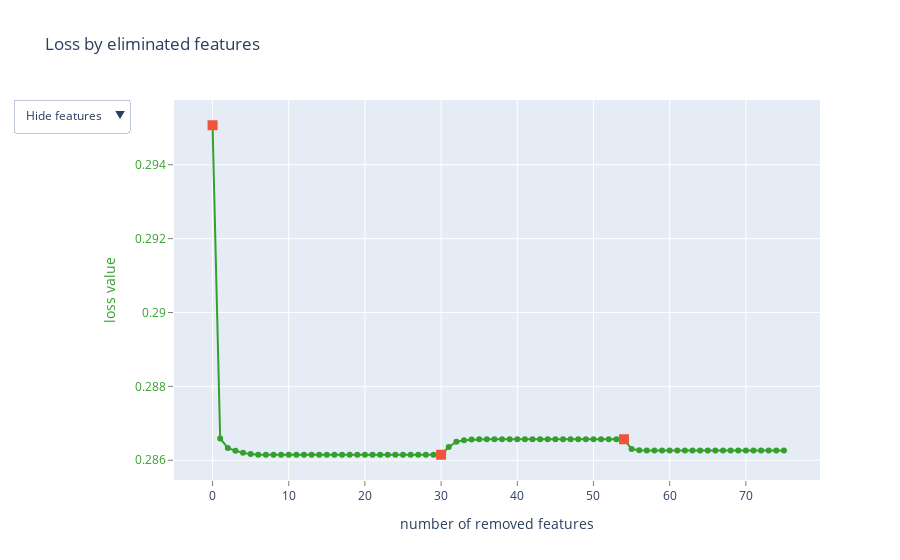

Notebook code cell kept with this figure:
### Code cell
ctb_params = dict(iterations=1200,
                  learning_rate=1.0,
                  depth=8,
                  l2_leaf_reg=30,
                  bootstrap_type='Bernoulli',
                  subsample=0.66,
                  loss_function='MAE',
                  eval_metric = 'MAE',
                  metric_period=100,
                  od_type='Iter',
                  od_wait=30,
                  task_type='GPU',
                  allow_writing_files=False,
                  )

print("Feature Elimination Performing.")
ctb_model = CatBoostRegressor(**ctb_params)

summary = ctb_model.select_features(
    BestNN_data_train[feature_name], BestNN_data_train_target,
    eval_set=[(BestNN_data_test[feature_name], BestNN_data_test_target)],
    features_for_select=feature_name,
    num_features_to_select=100,
    steps=3,
    algorithm=EFeaturesSelectionAlgorithm.RecursiveByShapValues,
    shap_calc_type=EShapCalcType.Regular,
    train_final_model=False,
    plot=True,
)

print("Valid Model Training on Selected Features Subset.")
# ne znam jel treba dva put
ctb_model = CatBoostRegressor(**ctb_params)

ctb_model.fit(
    BestNN_data_train[summary['selected_features_names']], BestNN_data_train_target,
    eval_set=[(BestNN_data_test[summary['selected_features_names']], BestNN_data_test_target)],
    use_best_model=True,
)

predictions = ctb_model.predict(BestNN_data_test[summary['selected_features_names']])
score = mean_absolute_error(predictions, BestNN_data_test_target)
print(f"Score {np.round(score, 4)}")

### Figure 1 — Plotly figure (JSON) as saved in the notebook; plotly's stock layout.template omitted (floating-point values rounded to 4 significant figures)
{"data": [{"line": {"color": "rgb(51,160,44)"}, "mode": "lines+markers", "name": "", "text": ["", "wap_advantage", "iwap_ret_6", "bid_size_quantile_0.25", "lag6_imbalance_buy_sell_flag", "imbalance_size_ret_1", "bid_size_diff_1", "stock_id", "seconds_in_bucket", "imbalance_size", "imbalance_buy_sell_flag", "reference_price", "matched_size", "far_price", "near_price", "bid_price", "bid_size", "ask_size", "wap", "iwap", "volume", "mid_price", "liquidity_imbalance", "all_size", "imbalance_size_for_buy_sell", "imbalance_momentum", "price_spread", "spread_intensity", "price_pressure", "market_urgency", "depth_pressure", "ask_size_diff_1", "all_prices_std", "all_prices_skew", "ask_size_diff_2", "ask_price_diff_1", "all_prices_mean", "all_sizes_mean", "all_sizes_std", "all_sizes_skew", "all_prices_kurt", "all_sizes_kurt", "wap_quantile_0.25", "imbalance_size_for_buy_sell_quantile_0.25", "ask_size_quantile_0.25", "wap_quantile_0.5", "imbalance_size_for_buy_sell_quantile_0.5", "bid_size_quantile_0.5", "ask_size_quantile_0.5", "wap_quantile_0.75", "imbalance_size_for_buy_sell_quantile_0.75", "bid_size_quantile_0.75", "ask_size_quantile_0.75", "far_price_reference_price_imb", "near_price_reference_price_imb", "lag10_imbalance_size", "matched_size_ret_6", "reference_price_ret_6", "ask_price_reference_price_imb", "bid_price_reference_price_imb", "far_price_near_price_imb", "ask_price_far_price_imb", "bid_price_far_price_imb", "far_price_wap_imb", "ask_price_near_price_imb", "bid_price_near_price_imb", "near_price_wap_imb", "ask_price_bid_price_imb", "ask_price_wap_imb", "bid_price_wap_imb", "bid_size_matched_size_imb", "ask_size_matched_size_imb", "imbalance_size_matched_size_imb", "ask_size_bid_size_imb", "bid_size_imbalance_size_imb", "lag1_matched_size"], "x": [0, 1, 2, 3, 4, 5, 6, 7, 8, 9, 10, 11, 12, 13, 14, 15, 16, 17, 18, 19, 20, 21, 22, 23, 24, 25, 26, 27, 28, 29, 30, 31, 32, 33, 34, 35, 36, 37, 38, 39, 40, 41, 42, 43, 44, 45, 46, 47, 48, 49, 50, 51, 52, 53, 54, 55, 56, 57, 58, 59, 60, 61, 62, 63, 64, 65, 66, 67, 68, 69, 70, 71, 72, 73, 74, 75], "y": [0.2951, 0.2866, 0.2863, 0.2863, 0.2862, 0.2862, 0.2861, 0.2861, 0.2861, 0.2861, 0.2861, 0.2861, 0.2861, 0.2861, 0.2861, 0.2861, 0.2861, 0.2861, 0.2861, 0.2861, 0.2861, 0.2861, 0.2861, 0.2861, 0.2861, 0.2861, 0.2861, 0.2861, 0.2861, 0.2861, 0.2861, 0.2864, 0.2865, 0.2865, 0.2866, 0.2866, 0.2866, 0.2866, 0.2866, 0.2866, 0.2866, 0.2866, 0.2866, 0.2866, 0.2866, 0.2866, 0.2866, 0.2866, 0.2866, 0.2866, 0.2866, 0.2866, 0.2866, 0.2866, 0.2866, 0.2863, 0.2863, 0.2863, 0.2863, 0.2863, 0.2863, 0.2863, 0.2863, 0.2863, 0.2863, 0.2863, 0.2863, 0.2863, 0.2863, 0.2863, 0.2863, 0.2863, 0.2863, 0.2863, 0.2863, 0.2863], "type": "scatter"}, {"marker": {"size": 10, "symbol": "square"}, "mode": "markers", "name": "", "text": ["", "depth_pressure", "near_price_reference_price_imb"], "x": [0, 30, 54], "y": [0.2951, 0.2861, 0.2866], "type": "scatter"}, {"mode": "text", "name": "", "text": ["", "27", "114", "38", "87", "100", "122", "0", "1", "2", "3", "4", "5", "6", "7", "8", "9", "11", "12", "14", "15", "16", "17", "19", "20", "21", "22", "23", "24", "25", "26", "121", "30", "32", "129", "119", "28", "29", "31", "33", "34", "35", "36", "37", "39", "40", "41", "42", "43", "44", "45", "46", "47", "48", "49", "78", "111", "113", "50", "51", "53", "54", "55", "56", "57", "58", "59", "60", "61", "62", "63", "64", "65", "66", "67", "69"], "textfont": {"color": "rgb(51,160,44)", "family": "sans serif", "size": 18}, "textposition": "bottom center", "visible": false, "x": [0, 1, 2, 3, 4, 5, 6, 7, 8, 9, 10, 11, 12, 13, 14, 15, 16, 17, 18, 19, 20, 21, 22, 23, 24, 25, 26, 27, 28, 29, 30, 31, 32, 33, 34, 35, 36, 37, 38, 39, 40, 41, 42, 43, 44, 45, 46, 47, 48, 49, 50, 51, 52, 53, 54, 55, 56, 57, 58, 59, 60, 61, 62, 63, 64, 65, 66, 67, 68, 69, 70, 71, 72, 73, 74, 75], "y": [0.2951, 0.2866, 0.2863, 0.2863, 0.2862, 0.2862, 0.2861, 0.2861, 0.2861, 0.2861, 0.2861, 0.2861, 0.2861, 0.2861, 0.2861, 0.2861, 0.2861, 0.2861, 0.2861, 0.2861, 0.2861, 0.2861, 0.2861, 0.2861, 0.2861, 0.2861, 0.2861, 0.2861, 0.2861, 0.2861, 0.2861, 0.2864, 0.2865, 0.2865, 0.2866, 0.2866, 0.2866, 0.2866, 0.2866, 0.2866, 0.2866, 0.2866, 0.2866, 0.2866, 0.2866, 0.2866, 0.2866, 0.2866, 0.2866, 0.2866, 0.2866, 0.2866, 0.2866, 0.2866, 0.2866, 0.2863, 0.2863, 0.2863, 0.2863, 0.2863, 0.2863, 0.2863, 0.2863, 0.2863, 0.2863, 0.2863, 0.2863, 0.2863, 0.2863, 0.2863, 0.2863, 0.2863, 0.2863, 0.2863, 0.2863, 0.2863], "type": "scatter"}, {"mode": "text", "name": "", "text": ["", "wap_advantage", "iwap_ret_6", "bid_size_quantile_0.25", "lag6_imbalance_buy_sell_flag", "imbalance_size_ret_1", "bid_size_diff_1", "stock_id", "seconds_in_bucket", "imbalance_size", "imbalance_buy_sell_flag", "reference_price", "matched_size", "far_price", "near_price", "bid_price", "bid_size", "ask_size", "wap", "iwap", "volume", "mid_price", "liquidity_imbalance", "all_size", "imbalance_size_for_buy_sell", "imbalance_momentum", "price_spread", "spread_intensity", "price_pressure", "market_urgency", "depth_pressure", "ask_size_diff_1", "all_prices_std", "all_prices_skew", "ask_size_diff_2", "ask_price_diff_1", "all_prices_mean", "all_sizes_mean", "all_sizes_std", "all_sizes_skew", "all_prices_kurt", "all_sizes_kurt", "wap_quantile_0.25", "imbalance_size_for_buy_sell_quantile_0.25", "ask_size_quantile_0.25", "wap_quantile_0.5", "imbalance_size_for_buy_sell_quantile_0.5", "bid_size_quantile_0.5", "ask_size_quantile_0.5", "wap_quantile_0.75", "imbalance_size_for_buy_sell_quantile_0.75", "bid_size_quantile_0.75", "ask_size_quantile_0.75", "far_price_reference_price_imb", "near_price_reference_price_imb", "lag10_imbalance_size", "matched_size_ret_6", "reference_price_ret_6", "ask_price_reference_price_imb", "bid_price_reference_price_imb", "far_price_near_price_imb", "ask_price_far_price_imb", "bid_price_far_price_imb", "far_price_wap_imb", "ask_price_near_price_imb", "bid_price_near_price_imb", "near_price_wap_imb", "ask_price_bid_price_imb", "ask_price_wap_imb", "bid_price_wap_imb", "bid_size_matched_size_imb", "ask_size_matched_size_imb", "imbalance_size_matched_size_imb", "ask_size_bid_size_imb", "bid_size_imbalance_size_imb", "lag1_matched_size"], "textfont": {"color": "rgb(51,160,44)", "family": "sans serif", "size": 18}, "textposition": "bottom center", "visible": false, "x": [0, 1, 2, 3, 4, 5, 6, 7, 8, 9, 10, 11, 12, 13, 14, 15, 16, 17, 18, 19, 20, 21, 22, 23, 24, 25, 26, 27, 28, 29, 30, 31, 32, 33, 34, 35, 36, 37, 38, 39, 40, 41, 42, 43, 44, 45, 46, 47, 48, 49, 50, 51, 52, 53, 54, 55, 56, 57, 58, 59, 60, 61, 62, 63, 64, 65, 66, 67, 68, 69, 70, 71, 72, 73, 74, 75], "y": [0.2951, 0.2866, 0.2863, 0.2863, 0.2862, 0.2862, 0.2861, 0.2861, 0.2861, 0.2861, 0.2861, 0.2861, 0.2861, 0.2861, 0.2861, 0.2861, 0.2861, 0.2861, 0.2861, 0.2861, 0.2861, 0.2861, 0.2861, 0.2861, 0.2861, 0.2861, 0.2861, 0.2861, 0.2861, 0.2861, 0.2861, 0.2864, 0.2865, 0.2865, 0.2866, 0.2866, 0.2866, 0.2866, 0.2866, 0.2866, 0.2866, 0.2866, 0.2866, 0.2866, 0.2866, 0.2866, 0.2866, 0.2866, 0.2866, 0.2866, 0.2866, 0.2866, 0.2866, 0.2866, 0.2866, 0.2863, 0.2863, 0.2863, 0.2863, 0.2863, 0.2863, 0.2863, 0.2863, 0.2863, 0.2863, 0.2863, 0.2863, 0.2863, 0.2863, 0.2863, 0.2863, 0.2863, 0.2863, 0.2863, 0.2863, 0.2863], "type": "scatter"}], "layout": {"title": {"text": "Loss by eliminated features"}, "xaxis": {"title": {"text": "number of removed features"}, "gridcolor": "rgb(255,255,255)", "showgrid": true, "showline": false, "showticklabels": true, "tickcolor": "rgb(127,127,127)", "ticks": "outside", "zeroline": false}, "yaxis": {"title": {"text": "loss value", "font": {"color": "rgb(51,160,44)"}}, "tickfont": {"color": "rgb(51,160,44)"}, "gridcolor": "rgb(255,255,255)", "showgrid": true, "showline": false, "showticklabels": true, "tickcolor": "rgb(127,127,127)", "ticks": "outside", "zeroline": false}, "updatemenus": [{"active": 0, "buttons": [{"args": [{"visible": [true, true, false, false]}], "label": "Hide features", "method": "update"}, {"args": [{"visible": [true, true, true, false]}], "label": "Show indices", "method": "update"}, {"args": [{"visible": [true, true, false, true]}], "label": "Show names", "method": "update"}], "pad": {"r": 10, "t": 10}, "showactive": true, "x": -0.25, "xanchor": "left", "y": 1.03, "yanchor": "top"}], "showlegend": false}}
